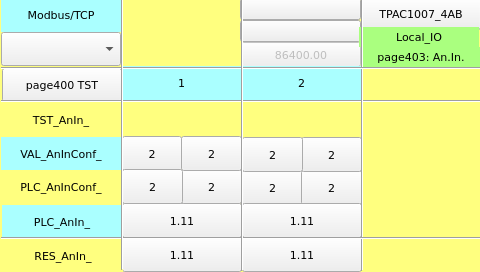
<?xml version="1.0" encoding="UTF-8"?>
<ui version="4.0">
 <class>page403</class>
 <widget class="QWidget" name="page403">
  <property name="geometry">
   <rect>
    <x>0</x>
    <y>0</y>
    <width>480</width>
    <height>272</height>
   </rect>
  </property>
  <property name="minimumSize">
   <size>
    <width>480</width>
    <height>272</height>
   </size>
  </property>
  <property name="maximumSize">
   <size>
    <width>480</width>
    <height>272</height>
   </size>
  </property>
  <property name="windowTitle">
   <string>page403</string>
  </property>
  <property name="styleSheet">
   <string notr="true">QWidget#page403
{
background-color: rgb(255, 255, 127);
}</string>
  </property>
  <widget class="ATCMbutton" name="atcmButton_5">
   <property name="geometry">
    <rect>
     <x>361</x>
     <y>-2</y>
     <width>120</width>
     <height>32</height>
    </rect>
   </property>
   <property name="font">
    <font>
     <family>DejaVu Sans</family>
     <pointsize>8</pointsize>
     <weight>50</weight>
     <bold>false</bold>
    </font>
   </property>
   <property name="toolTip">
    <string/>
   </property>
   <property name="whatsThis">
    <string>ATCMbutton widget</string>
   </property>
   <property name="pageName">
    <string>menu</string>
   </property>
   <property name="statusvar">
    <string/>
   </property>
   <property name="viewStatus">
    <bool>false</bool>
   </property>
   <property name="refresh">
    <number>200</number>
   </property>
   <property name="visibilityVar">
    <string/>
   </property>
   <property name="bgColor">
    <color>
     <red>85</red>
     <green>255</green>
     <blue>255</blue>
    </color>
   </property>
   <property name="borderColor">
    <color>
     <red>220</red>
     <green>220</green>
     <blue>220</blue>
    </color>
   </property>
   <property name="text">
    <string>TPAC1007_4AB</string>
   </property>
   <property name="pressText">
    <string>TPAC1007_4AB</string>
   </property>
   <property name="borderWidth">
    <number>2</number>
   </property>
   <property name="borderRadius">
    <number>0</number>
   </property>
   <property name="apparence">
    <enum>QFrame::Raised</enum>
   </property>
  </widget>
  <widget class="ATCMlabel" name="atcmLabel_VAL_AnInConf_1">
   <property name="geometry">
    <rect>
     <x>122</x>
     <y>136</y>
     <width>60</width>
     <height>35</height>
    </rect>
   </property>
   <property name="font">
    <font>
     <family>DejaVu Sans</family>
     <pointsize>8</pointsize>
    </font>
   </property>
   <property name="text">
    <string>2</string>
   </property>
   <property name="toolTip">
    <string>VAL_AnInConf_1</string>
   </property>
   <property name="whatsThis">
    <string>ATCMlabel widget</string>
   </property>
   <property name="variable">
    <string>VAL_AnInConf_1</string>
   </property>
   <property name="refresh">
    <number>500</number>
   </property>
   <property name="max">
    <string>0</string>
   </property>
   <property name="min">
    <string>0</string>
   </property>
   <property name="viewStatus">
    <bool>false</bool>
   </property>
   <property name="visibilityVar">
    <string>TST_AnIn_1</string>
   </property>
   <property name="bgColor">
    <color>
     <red>170</red>
     <green>255</green>
     <blue>255</blue>
    </color>
   </property>
   <property name="fontColor">
    <color>
     <red>0</red>
     <green>0</green>
     <blue>0</blue>
    </color>
   </property>
   <property name="borderWidth">
    <number>1</number>
   </property>
   <property name="borderRadius">
    <number>0</number>
   </property>
  </widget>
  <widget class="ATCMlabel" name="atcmLabel_PLC_AnIn_1">
   <property name="geometry">
    <rect>
     <x>122</x>
     <y>203</y>
     <width>120</width>
     <height>35</height>
    </rect>
   </property>
   <property name="font">
    <font>
     <family>DejaVu Sans</family>
     <pointsize>8</pointsize>
    </font>
   </property>
   <property name="text">
    <string>1.11</string>
   </property>
   <property name="toolTip">
    <string>PLC_AnIn_1</string>
   </property>
   <property name="whatsThis">
    <string>ATCMlabel widget</string>
   </property>
   <property name="variable">
    <string>PLC_AnIn_1</string>
   </property>
   <property name="refresh">
    <number>500</number>
   </property>
   <property name="max">
    <string>0</string>
   </property>
   <property name="min">
    <string>0</string>
   </property>
   <property name="viewStatus">
    <bool>false</bool>
   </property>
   <property name="visibilityVar">
    <string>TST_AnIn_1</string>
   </property>
   <property name="bgColor">
    <color>
     <red>170</red>
     <green>255</green>
     <blue>255</blue>
    </color>
   </property>
   <property name="fontColor">
    <color>
     <red>0</red>
     <green>0</green>
     <blue>0</blue>
    </color>
   </property>
   <property name="borderWidth">
    <number>1</number>
   </property>
   <property name="borderRadius">
    <number>0</number>
   </property>
  </widget>
  <widget class="ATCMlabel" name="atcmLabel_PLC_AnInConf_2">
   <property name="geometry">
    <rect>
     <x>242</x>
     <y>170</y>
     <width>61</width>
     <height>35</height>
    </rect>
   </property>
   <property name="font">
    <font>
     <family>DejaVu Sans</family>
     <pointsize>8</pointsize>
    </font>
   </property>
   <property name="text">
    <string>2</string>
   </property>
   <property name="toolTip">
    <string>PLC_AnInConf_2</string>
   </property>
   <property name="whatsThis">
    <string>ATCMlabel widget</string>
   </property>
   <property name="variable">
    <string>PLC_AnInConf_2</string>
   </property>
   <property name="refresh">
    <number>500</number>
   </property>
   <property name="max">
    <string>0</string>
   </property>
   <property name="min">
    <string>0</string>
   </property>
   <property name="viewStatus">
    <bool>false</bool>
   </property>
   <property name="visibilityVar">
    <string>TST_AnIn_2</string>
   </property>
   <property name="bgColor">
    <color>
     <red>255</red>
     <green>255</green>
     <blue>127</blue>
    </color>
   </property>
   <property name="fontColor">
    <color>
     <red>0</red>
     <green>0</green>
     <blue>0</blue>
    </color>
   </property>
   <property name="borderWidth">
    <number>1</number>
   </property>
   <property name="borderRadius">
    <number>0</number>
   </property>
  </widget>
  <widget class="ATCMlabel" name="atcmLabel_PLC_AnIn2Filter">
   <property name="geometry">
    <rect>
     <x>301</x>
     <y>170</y>
     <width>61</width>
     <height>35</height>
    </rect>
   </property>
   <property name="font">
    <font>
     <family>DejaVu Sans</family>
     <pointsize>8</pointsize>
    </font>
   </property>
   <property name="text">
    <string>2</string>
   </property>
   <property name="toolTip">
    <string>PLC_AnIn2Filter</string>
   </property>
   <property name="whatsThis">
    <string>ATCMlabel widget</string>
   </property>
   <property name="variable">
    <string>PLC_AnIn2Filter</string>
   </property>
   <property name="refresh">
    <number>500</number>
   </property>
   <property name="max">
    <string>0</string>
   </property>
   <property name="min">
    <string>0</string>
   </property>
   <property name="viewStatus">
    <bool>false</bool>
   </property>
   <property name="visibilityVar">
    <string>TST_AnIn_2</string>
   </property>
   <property name="bgColor">
    <color>
     <red>255</red>
     <green>255</green>
     <blue>127</blue>
    </color>
   </property>
   <property name="fontColor">
    <color>
     <red>0</red>
     <green>0</green>
     <blue>0</blue>
    </color>
   </property>
   <property name="borderWidth">
    <number>1</number>
   </property>
   <property name="borderRadius">
    <number>0</number>
   </property>
  </widget>
  <widget class="ATCMlabel" name="atcmLabel_PLC_AnIn1Filter">
   <property name="geometry">
    <rect>
     <x>181</x>
     <y>169</y>
     <width>61</width>
     <height>35</height>
    </rect>
   </property>
   <property name="font">
    <font>
     <family>DejaVu Sans</family>
     <pointsize>8</pointsize>
    </font>
   </property>
   <property name="text">
    <string>2</string>
   </property>
   <property name="toolTip">
    <string>PLC_AnIn1Filter</string>
   </property>
   <property name="whatsThis">
    <string>ATCMlabel widget</string>
   </property>
   <property name="variable">
    <string>PLC_AnIn1Filter</string>
   </property>
   <property name="refresh">
    <number>500</number>
   </property>
   <property name="max">
    <string>0</string>
   </property>
   <property name="min">
    <string>0</string>
   </property>
   <property name="viewStatus">
    <bool>false</bool>
   </property>
   <property name="visibilityVar">
    <string>TST_AnIn_1</string>
   </property>
   <property name="bgColor">
    <color>
     <red>255</red>
     <green>255</green>
     <blue>127</blue>
    </color>
   </property>
   <property name="fontColor">
    <color>
     <red>0</red>
     <green>0</green>
     <blue>0</blue>
    </color>
   </property>
   <property name="borderWidth">
    <number>1</number>
   </property>
   <property name="borderRadius">
    <number>0</number>
   </property>
  </widget>
  <widget class="QLabel" name="label_TST_AnIn_">
   <property name="geometry">
    <rect>
     <x>1</x>
     <y>103</y>
     <width>120</width>
     <height>33</height>
    </rect>
   </property>
   <property name="font">
    <font>
     <family>DejaVu Sans</family>
     <pointsize>8</pointsize>
    </font>
   </property>
   <property name="styleSheet">
    <string notr="true">background-color: rgb(255, 255, 127);</string>
   </property>
   <property name="text">
    <string>TST_AnIn_</string>
   </property>
   <property name="alignment">
    <set>Qt::AlignCenter</set>
   </property>
  </widget>
  <widget class="ATCMlabel" name="atcmLabel_PLC_time">
   <property name="enabled">
    <bool>false</bool>
   </property>
   <property name="geometry">
    <rect>
     <x>241</x>
     <y>42</y>
     <width>120</width>
     <height>25</height>
    </rect>
   </property>
   <property name="font">
    <font>
     <family>DejaVu Sans</family>
     <pointsize>8</pointsize>
    </font>
   </property>
   <property name="text">
    <string>86400.00</string>
   </property>
   <property name="toolTip">
    <string>PLC_time</string>
   </property>
   <property name="whatsThis">
    <string>ATCMlabel widget</string>
   </property>
   <property name="variable">
    <string>PLC_time</string>
   </property>
   <property name="refresh">
    <number>500</number>
   </property>
   <property name="max">
    <string>0</string>
   </property>
   <property name="min">
    <string>0</string>
   </property>
   <property name="viewStatus">
    <bool>false</bool>
   </property>
   <property name="visibilityVar">
    <string/>
   </property>
   <property name="bgColor">
    <color>
     <red>170</red>
     <green>255</green>
     <blue>127</blue>
    </color>
   </property>
   <property name="fontColor">
    <color>
     <red>0</red>
     <green>0</green>
     <blue>0</blue>
    </color>
   </property>
   <property name="borderWidth">
    <number>0</number>
   </property>
   <property name="borderRadius">
    <number>0</number>
   </property>
  </widget>
  <widget class="ATCMtime" name="atcmTime_2">
   <property name="geometry">
    <rect>
     <x>240</x>
     <y>20</y>
     <width>121</width>
     <height>22</height>
    </rect>
   </property>
   <property name="font">
    <font>
     <family>DejaVu Sans</family>
     <pointsize>8</pointsize>
    </font>
   </property>
   <property name="toolTip">
    <string>ATCM QTime</string>
   </property>
   <property name="whatsThis">
    <string>ATCMtime widget</string>
   </property>
   <property name="bgColor">
    <color>
     <red>170</red>
     <green>255</green>
     <blue>127</blue>
    </color>
   </property>
   <property name="borderWidth">
    <number>0</number>
   </property>
   <property name="borderRadius">
    <number>0</number>
   </property>
  </widget>
  <widget class="ATCMlabel" name="atcmLabel_RES_AnIn_1">
   <property name="geometry">
    <rect>
     <x>122</x>
     <y>237</y>
     <width>120</width>
     <height>35</height>
    </rect>
   </property>
   <property name="font">
    <font>
     <family>DejaVu Sans</family>
     <pointsize>8</pointsize>
    </font>
   </property>
   <property name="text">
    <string>1.11</string>
   </property>
   <property name="toolTip">
    <string>RES_AnIn_1</string>
   </property>
   <property name="whatsThis">
    <string>ATCMlabel widget</string>
   </property>
   <property name="variable">
    <string>RES_AnIn_1</string>
   </property>
   <property name="refresh">
    <number>500</number>
   </property>
   <property name="max">
    <string>0</string>
   </property>
   <property name="min">
    <string>0</string>
   </property>
   <property name="viewStatus">
    <bool>false</bool>
   </property>
   <property name="visibilityVar">
    <string>TST_AnIn_1</string>
   </property>
   <property name="bgColor">
    <color>
     <red>255</red>
     <green>255</green>
     <blue>127</blue>
    </color>
   </property>
   <property name="fontColor">
    <color>
     <red>0</red>
     <green>0</green>
     <blue>0</blue>
    </color>
   </property>
   <property name="borderWidth">
    <number>1</number>
   </property>
   <property name="borderRadius">
    <number>0</number>
   </property>
  </widget>
  <widget class="QLabel" name="label_PLC_AnIn_">
   <property name="geometry">
    <rect>
     <x>2</x>
     <y>205</y>
     <width>120</width>
     <height>33</height>
    </rect>
   </property>
   <property name="font">
    <font>
     <family>DejaVu Sans</family>
     <pointsize>8</pointsize>
    </font>
   </property>
   <property name="styleSheet">
    <string notr="true">background-color: rgb(170, 255, 255);</string>
   </property>
   <property name="text">
    <string>PLC_AnIn_</string>
   </property>
   <property name="alignment">
    <set>Qt::AlignCenter</set>
   </property>
  </widget>
  <widget class="QLabel" name="label_Start_3">
   <property name="geometry">
    <rect>
     <x>1</x>
     <y>-2</y>
     <width>120</width>
     <height>34</height>
    </rect>
   </property>
   <property name="font">
    <font>
     <family>DejaVu Sans</family>
     <pointsize>8</pointsize>
    </font>
   </property>
   <property name="styleSheet">
    <string notr="true">background-color: rgb(170, 255, 255);</string>
   </property>
   <property name="text">
    <string>Modbus/TCP</string>
   </property>
   <property name="alignment">
    <set>Qt::AlignCenter</set>
   </property>
  </widget>
  <widget class="Line" name="line_vt_2">
   <property name="geometry">
    <rect>
     <x>241</x>
     <y>-1</y>
     <width>3</width>
     <height>272</height>
    </rect>
   </property>
   <property name="font">
    <font>
     <family>DejaVu Sans</family>
     <pointsize>8</pointsize>
    </font>
   </property>
   <property name="orientation">
    <enum>Qt::Vertical</enum>
   </property>
  </widget>
  <widget class="Line" name="line_hr_3">
   <property name="geometry">
    <rect>
     <x>1</x>
     <y>237</y>
     <width>481</width>
     <height>3</height>
    </rect>
   </property>
   <property name="font">
    <font>
     <family>DejaVu Sans</family>
     <pointsize>8</pointsize>
    </font>
   </property>
   <property name="orientation">
    <enum>Qt::Horizontal</enum>
   </property>
  </widget>
  <widget class="ATCMlabel" name="atcmLabel_VAL_AnInFltr_2">
   <property name="geometry">
    <rect>
     <x>301</x>
     <y>137</y>
     <width>61</width>
     <height>35</height>
    </rect>
   </property>
   <property name="font">
    <font>
     <family>DejaVu Sans</family>
     <pointsize>8</pointsize>
    </font>
   </property>
   <property name="text">
    <string>2</string>
   </property>
   <property name="toolTip">
    <string>VAL_AnInFltr_2</string>
   </property>
   <property name="whatsThis">
    <string>ATCMlabel widget</string>
   </property>
   <property name="variable">
    <string>VAL_AnInFltr_2</string>
   </property>
   <property name="refresh">
    <number>500</number>
   </property>
   <property name="max">
    <string>0</string>
   </property>
   <property name="min">
    <string>0</string>
   </property>
   <property name="viewStatus">
    <bool>false</bool>
   </property>
   <property name="visibilityVar">
    <string>TST_AnIn_2</string>
   </property>
   <property name="bgColor">
    <color>
     <red>170</red>
     <green>255</green>
     <blue>255</blue>
    </color>
   </property>
   <property name="fontColor">
    <color>
     <red>0</red>
     <green>0</green>
     <blue>0</blue>
    </color>
   </property>
   <property name="borderWidth">
    <number>1</number>
   </property>
   <property name="borderRadius">
    <number>0</number>
   </property>
  </widget>
  <widget class="ATCMlabel" name="atcmLabel_VAL_AnInFltr_1">
   <property name="geometry">
    <rect>
     <x>181</x>
     <y>136</y>
     <width>61</width>
     <height>35</height>
    </rect>
   </property>
   <property name="font">
    <font>
     <family>DejaVu Sans</family>
     <pointsize>8</pointsize>
    </font>
   </property>
   <property name="text">
    <string>2</string>
   </property>
   <property name="toolTip">
    <string>VAL_AnInFltr_1</string>
   </property>
   <property name="whatsThis">
    <string>ATCMlabel widget</string>
   </property>
   <property name="variable">
    <string>VAL_AnInFltr_1</string>
   </property>
   <property name="refresh">
    <number>500</number>
   </property>
   <property name="max">
    <string>0</string>
   </property>
   <property name="min">
    <string>0</string>
   </property>
   <property name="viewStatus">
    <bool>false</bool>
   </property>
   <property name="visibilityVar">
    <string>TST_AnIn_1</string>
   </property>
   <property name="bgColor">
    <color>
     <red>170</red>
     <green>255</green>
     <blue>255</blue>
    </color>
   </property>
   <property name="fontColor">
    <color>
     <red>0</red>
     <green>0</green>
     <blue>0</blue>
    </color>
   </property>
   <property name="borderWidth">
    <number>1</number>
   </property>
   <property name="borderRadius">
    <number>0</number>
   </property>
  </widget>
  <widget class="QLabel" name="label_Page">
   <property name="geometry">
    <rect>
     <x>361</x>
     <y>47</y>
     <width>120</width>
     <height>20</height>
    </rect>
   </property>
   <property name="font">
    <font>
     <family>DejaVu Sans</family>
     <pointsize>8</pointsize>
    </font>
   </property>
   <property name="styleSheet">
    <string notr="true">background-color: rgb(170, 255, 127);</string>
   </property>
   <property name="text">
    <string>page403: An.In.</string>
   </property>
   <property name="alignment">
    <set>Qt::AlignCenter</set>
   </property>
  </widget>
  <widget class="Line" name="line_hr_2">
   <property name="geometry">
    <rect>
     <x>1</x>
     <y>100</y>
     <width>481</width>
     <height>3</height>
    </rect>
   </property>
   <property name="font">
    <font>
     <family>DejaVu Sans</family>
     <pointsize>8</pointsize>
    </font>
   </property>
   <property name="orientation">
    <enum>Qt::Horizontal</enum>
   </property>
  </widget>
  <widget class="ATCMlabel" name="atcmLabel_VAL_AnInConf_2">
   <property name="geometry">
    <rect>
     <x>242</x>
     <y>137</y>
     <width>61</width>
     <height>35</height>
    </rect>
   </property>
   <property name="font">
    <font>
     <family>DejaVu Sans</family>
     <pointsize>8</pointsize>
    </font>
   </property>
   <property name="text">
    <string>2</string>
   </property>
   <property name="toolTip">
    <string>VAL_AnInConf_2</string>
   </property>
   <property name="whatsThis">
    <string>ATCMlabel widget</string>
   </property>
   <property name="variable">
    <string>VAL_AnInConf_2</string>
   </property>
   <property name="refresh">
    <number>500</number>
   </property>
   <property name="max">
    <string>0</string>
   </property>
   <property name="min">
    <string>0</string>
   </property>
   <property name="viewStatus">
    <bool>false</bool>
   </property>
   <property name="visibilityVar">
    <string>TST_AnIn_2</string>
   </property>
   <property name="bgColor">
    <color>
     <red>170</red>
     <green>255</green>
     <blue>255</blue>
    </color>
   </property>
   <property name="fontColor">
    <color>
     <red>0</red>
     <green>0</green>
     <blue>0</blue>
    </color>
   </property>
   <property name="borderWidth">
    <number>1</number>
   </property>
   <property name="borderRadius">
    <number>0</number>
   </property>
  </widget>
  <widget class="ATCMcombobox" name="atcmComboBox">
   <property name="geometry">
    <rect>
     <x>1</x>
     <y>32</y>
     <width>120</width>
     <height>34</height>
    </rect>
   </property>
   <property name="font">
    <font>
     <family>DejaVu Sans</family>
     <pointsize>8</pointsize>
    </font>
   </property>
   <property name="toolTip">
    <string>TEST_COMMAND</string>
   </property>
   <property name="whatsThis">
    <string>ATCMcombobox widget</string>
   </property>
   <property name="variable">
    <string>TEST_COMMAND</string>
   </property>
   <property name="refresh">
    <number>500</number>
   </property>
   <property name="viewStatus">
    <bool>false</bool>
   </property>
   <property name="writeAcknowledge">
    <bool>false</bool>
   </property>
   <property name="visibilityVar">
    <string/>
   </property>
   <property name="bgColor">
    <color>
     <red>170</red>
     <green>255</green>
     <blue>127</blue>
    </color>
   </property>
   <property name="borderWidth">
    <number>0</number>
   </property>
   <property name="borderRadius">
    <number>0</number>
   </property>
   <property name="mapping">
    <string>0;LOCAL;216;REMOTE;42;DONE</string>
   </property>
  </widget>
  <widget class="ATCManimation" name="atcmAnimation_TEST_STATUS">
   <property name="geometry">
    <rect>
     <x>122</x>
     <y>-1</y>
     <width>120</width>
     <height>68</height>
    </rect>
   </property>
   <property name="toolTip">
    <string>TEST_STATUS</string>
   </property>
   <property name="whatsThis">
    <string>ATCManimation widget</string>
   </property>
   <property name="mapping">
    <string>0;:/icons/my_img/local.png;216;:/icons/my_img/remote.png;42;:/icons/my_img/done.png</string>
   </property>
   <property name="variable">
    <string>TEST_STATUS</string>
   </property>
   <property name="refresh">
    <number>500</number>
   </property>
   <property name="viewStatus">
    <bool>false</bool>
   </property>
   <property name="visibilityVar">
    <string/>
   </property>
  </widget>
  <widget class="QLabel" name="label_AnIn_2">
   <property name="geometry">
    <rect>
     <x>241</x>
     <y>66</y>
     <width>121</width>
     <height>34</height>
    </rect>
   </property>
   <property name="font">
    <font>
     <family>DejaVu Sans</family>
     <pointsize>8</pointsize>
    </font>
   </property>
   <property name="styleSheet">
    <string notr="true">background-color: rgb(170, 255, 255);</string>
   </property>
   <property name="text">
    <string>2</string>
   </property>
   <property name="alignment">
    <set>Qt::AlignCenter</set>
   </property>
  </widget>
  <widget class="QLabel" name="label_VAL_AnInConf_">
   <property name="geometry">
    <rect>
     <x>1</x>
     <y>137</y>
     <width>120</width>
     <height>33</height>
    </rect>
   </property>
   <property name="font">
    <font>
     <family>DejaVu Sans</family>
     <pointsize>8</pointsize>
    </font>
   </property>
   <property name="styleSheet">
    <string notr="true">background-color: rgb(170, 255, 255);</string>
   </property>
   <property name="text">
    <string>VAL_AnInConf_</string>
   </property>
   <property name="alignment">
    <set>Qt::AlignCenter</set>
   </property>
  </widget>
  <widget class="QLabel" name="label_PLC_AnInConf_">
   <property name="geometry">
    <rect>
     <x>1</x>
     <y>170</y>
     <width>120</width>
     <height>33</height>
    </rect>
   </property>
   <property name="font">
    <font>
     <family>DejaVu Sans</family>
     <pointsize>8</pointsize>
    </font>
   </property>
   <property name="styleSheet">
    <string notr="true">background-color: rgb(255, 255, 127);</string>
   </property>
   <property name="text">
    <string>PLC_AnInConf_</string>
   </property>
   <property name="alignment">
    <set>Qt::AlignCenter</set>
   </property>
  </widget>
  <widget class="Line" name="line_vt_4">
   <property name="geometry">
    <rect>
     <x>361</x>
     <y>-1</y>
     <width>3</width>
     <height>272</height>
    </rect>
   </property>
   <property name="font">
    <font>
     <family>DejaVu Sans</family>
     <pointsize>8</pointsize>
    </font>
   </property>
   <property name="orientation">
    <enum>Qt::Vertical</enum>
   </property>
  </widget>
  <widget class="ATCMdate" name="atcmDate">
   <property name="geometry">
    <rect>
     <x>240</x>
     <y>-2</y>
     <width>121</width>
     <height>22</height>
    </rect>
   </property>
   <property name="font">
    <font>
     <family>DejaVu Sans</family>
     <pointsize>8</pointsize>
    </font>
   </property>
   <property name="toolTip">
    <string>ATCM QDate</string>
   </property>
   <property name="whatsThis">
    <string>ATCMdate widget</string>
   </property>
   <property name="bgColor">
    <color>
     <red>170</red>
     <green>255</green>
     <blue>127</blue>
    </color>
   </property>
   <property name="borderWidth">
    <number>0</number>
   </property>
   <property name="borderRadius">
    <number>0</number>
   </property>
   <property name="format">
    <enum>ATCMdate::YYYY_MM_DD</enum>
   </property>
  </widget>
  <widget class="QLabel" name="label_RES_AnIn_">
   <property name="geometry">
    <rect>
     <x>3</x>
     <y>239</y>
     <width>120</width>
     <height>33</height>
    </rect>
   </property>
   <property name="font">
    <font>
     <family>DejaVu Sans</family>
     <pointsize>8</pointsize>
    </font>
   </property>
   <property name="styleSheet">
    <string notr="true">background-color: rgb(255, 255, 127);</string>
   </property>
   <property name="text">
    <string>RES_AnIn_</string>
   </property>
   <property name="alignment">
    <set>Qt::AlignCenter</set>
   </property>
  </widget>
  <widget class="Line" name="line_vt_1">
   <property name="geometry">
    <rect>
     <x>121</x>
     <y>-2</y>
     <width>3</width>
     <height>272</height>
    </rect>
   </property>
   <property name="font">
    <font>
     <family>DejaVu Sans</family>
     <pointsize>8</pointsize>
    </font>
   </property>
   <property name="orientation">
    <enum>Qt::Vertical</enum>
   </property>
  </widget>
  <widget class="ATCMlabel" name="atcmLabel_PLC_AnInConf_1">
   <property name="geometry">
    <rect>
     <x>122</x>
     <y>169</y>
     <width>61</width>
     <height>35</height>
    </rect>
   </property>
   <property name="font">
    <font>
     <family>DejaVu Sans</family>
     <pointsize>8</pointsize>
    </font>
   </property>
   <property name="text">
    <string>2</string>
   </property>
   <property name="toolTip">
    <string>PLC_AnInConf_1</string>
   </property>
   <property name="whatsThis">
    <string>ATCMlabel widget</string>
   </property>
   <property name="variable">
    <string>PLC_AnInConf_1</string>
   </property>
   <property name="refresh">
    <number>500</number>
   </property>
   <property name="max">
    <string>0</string>
   </property>
   <property name="min">
    <string>0</string>
   </property>
   <property name="viewStatus">
    <bool>false</bool>
   </property>
   <property name="visibilityVar">
    <string>TST_AnIn_1</string>
   </property>
   <property name="bgColor">
    <color>
     <red>255</red>
     <green>255</green>
     <blue>127</blue>
    </color>
   </property>
   <property name="fontColor">
    <color>
     <red>0</red>
     <green>0</green>
     <blue>0</blue>
    </color>
   </property>
   <property name="borderWidth">
    <number>1</number>
   </property>
   <property name="borderRadius">
    <number>0</number>
   </property>
  </widget>
  <widget class="ATCMbutton" name="atcmButton_page402_2">
   <property name="geometry">
    <rect>
     <x>2</x>
     <y>68</y>
     <width>120</width>
     <height>34</height>
    </rect>
   </property>
   <property name="font">
    <font>
     <family>DejaVu Sans</family>
     <pointsize>8</pointsize>
    </font>
   </property>
   <property name="toolTip">
    <string/>
   </property>
   <property name="whatsThis">
    <string>ATCMbutton widget</string>
   </property>
   <property name="pageName">
    <string>page400</string>
   </property>
   <property name="statusvar">
    <string/>
   </property>
   <property name="viewStatus">
    <bool>false</bool>
   </property>
   <property name="visibilityVar">
    <string/>
   </property>
   <property name="bgColor">
    <color>
     <red>170</red>
     <green>255</green>
     <blue>255</blue>
    </color>
   </property>
   <property name="text">
    <string>page400 TST</string>
   </property>
   <property name="pressText">
    <string>page400 TST</string>
   </property>
   <property name="borderWidth">
    <number>0</number>
   </property>
   <property name="borderRadius">
    <number>0</number>
   </property>
   <property name="apparence">
    <enum>QFrame::Raised</enum>
   </property>
  </widget>
  <widget class="QLabel" name="label_18">
   <property name="geometry">
    <rect>
     <x>359</x>
     <y>27</y>
     <width>120</width>
     <height>20</height>
    </rect>
   </property>
   <property name="font">
    <font>
     <family>DejaVu Sans</family>
     <pointsize>8</pointsize>
    </font>
   </property>
   <property name="styleSheet">
    <string notr="true">background-color: rgb(170, 255, 127);</string>
   </property>
   <property name="text">
    <string>Local_IO</string>
   </property>
   <property name="alignment">
    <set>Qt::AlignCenter</set>
   </property>
  </widget>
  <widget class="Line" name="line_hr_1">
   <property name="geometry">
    <rect>
     <x>1</x>
     <y>67</y>
     <width>481</width>
     <height>3</height>
    </rect>
   </property>
   <property name="font">
    <font>
     <family>DejaVu Sans</family>
     <pointsize>8</pointsize>
    </font>
   </property>
   <property name="orientation">
    <enum>Qt::Horizontal</enum>
   </property>
  </widget>
  <widget class="ATCMled" name="atcmLed_TST_AnIn_1">
   <property name="geometry">
    <rect>
     <x>122</x>
     <y>101</y>
     <width>121</width>
     <height>34</height>
    </rect>
   </property>
   <property name="toolTip">
    <string>TST_AnIn_1</string>
   </property>
   <property name="whatsThis">
    <string>ATCMled widget</string>
   </property>
   <property name="variable">
    <string>TST_AnIn_1</string>
   </property>
   <property name="refresh">
    <number>500</number>
   </property>
   <property name="viewStatus">
    <bool>false</bool>
   </property>
   <property name="visibilityVar">
    <string/>
   </property>
   <property name="onIcon">
    <iconset>
     <normaloff>:/on.png</normaloff>:/on.png</iconset>
   </property>
   <property name="offIcon">
    <iconset>
     <normaloff>:/off.png</normaloff>:/off.png</iconset>
   </property>
  </widget>
  <widget class="ATCMlabel" name="atcmLabel_RES_AnIn_2">
   <property name="geometry">
    <rect>
     <x>242</x>
     <y>237</y>
     <width>120</width>
     <height>35</height>
    </rect>
   </property>
   <property name="font">
    <font>
     <family>DejaVu Sans</family>
     <pointsize>8</pointsize>
    </font>
   </property>
   <property name="text">
    <string>1.11</string>
   </property>
   <property name="toolTip">
    <string>RES_AnIn_2</string>
   </property>
   <property name="whatsThis">
    <string>ATCMlabel widget</string>
   </property>
   <property name="variable">
    <string>RES_AnIn_2</string>
   </property>
   <property name="refresh">
    <number>500</number>
   </property>
   <property name="max">
    <string>0</string>
   </property>
   <property name="min">
    <string>0</string>
   </property>
   <property name="viewStatus">
    <bool>false</bool>
   </property>
   <property name="visibilityVar">
    <string>TST_AnIn_2</string>
   </property>
   <property name="bgColor">
    <color>
     <red>255</red>
     <green>255</green>
     <blue>127</blue>
    </color>
   </property>
   <property name="fontColor">
    <color>
     <red>0</red>
     <green>0</green>
     <blue>0</blue>
    </color>
   </property>
   <property name="borderWidth">
    <number>1</number>
   </property>
   <property name="borderRadius">
    <number>0</number>
   </property>
  </widget>
  <widget class="QLabel" name="label_AnIn_1">
   <property name="geometry">
    <rect>
     <x>121</x>
     <y>66</y>
     <width>121</width>
     <height>34</height>
    </rect>
   </property>
   <property name="font">
    <font>
     <family>DejaVu Sans</family>
     <pointsize>8</pointsize>
    </font>
   </property>
   <property name="styleSheet">
    <string notr="true">background-color: rgb(170, 255, 255);</string>
   </property>
   <property name="text">
    <string>1</string>
   </property>
   <property name="alignment">
    <set>Qt::AlignCenter</set>
   </property>
  </widget>
  <widget class="ATCMled" name="atcmLed_TST_AnIn_2">
   <property name="geometry">
    <rect>
     <x>241</x>
     <y>101</y>
     <width>121</width>
     <height>34</height>
    </rect>
   </property>
   <property name="toolTip">
    <string>TST_AnIn_2</string>
   </property>
   <property name="whatsThis">
    <string>ATCMled widget</string>
   </property>
   <property name="variable">
    <string>TST_AnIn_2</string>
   </property>
   <property name="refresh">
    <number>500</number>
   </property>
   <property name="viewStatus">
    <bool>false</bool>
   </property>
   <property name="visibilityVar">
    <string/>
   </property>
   <property name="onIcon">
    <iconset>
     <normaloff>:/on.png</normaloff>:/on.png</iconset>
   </property>
   <property name="offIcon">
    <iconset>
     <normaloff>:/off.png</normaloff>:/off.png</iconset>
   </property>
  </widget>
  <widget class="ATCMlabel" name="atcmLabel_PLC_AnIn_2">
   <property name="geometry">
    <rect>
     <x>242</x>
     <y>203</y>
     <width>120</width>
     <height>35</height>
    </rect>
   </property>
   <property name="font">
    <font>
     <family>DejaVu Sans</family>
     <pointsize>8</pointsize>
    </font>
   </property>
   <property name="text">
    <string>1.11</string>
   </property>
   <property name="toolTip">
    <string>PLC_AnIn_2</string>
   </property>
   <property name="whatsThis">
    <string>ATCMlabel widget</string>
   </property>
   <property name="variable">
    <string>PLC_AnIn_2</string>
   </property>
   <property name="refresh">
    <number>500</number>
   </property>
   <property name="max">
    <string>0</string>
   </property>
   <property name="min">
    <string>0</string>
   </property>
   <property name="viewStatus">
    <bool>false</bool>
   </property>
   <property name="visibilityVar">
    <string>TST_AnIn_2</string>
   </property>
   <property name="bgColor">
    <color>
     <red>170</red>
     <green>255</green>
     <blue>255</blue>
    </color>
   </property>
   <property name="fontColor">
    <color>
     <red>0</red>
     <green>0</green>
     <blue>0</blue>
    </color>
   </property>
   <property name="borderWidth">
    <number>1</number>
   </property>
   <property name="borderRadius">
    <number>0</number>
   </property>
  </widget>
  <zorder>atcmButton_5</zorder>
  <zorder>atcmLabel_VAL_AnInConf_1</zorder>
  <zorder>atcmLabel_PLC_AnIn_1</zorder>
  <zorder>atcmLabel_PLC_AnInConf_2</zorder>
  <zorder>atcmLabel_PLC_AnIn2Filter</zorder>
  <zorder>atcmLabel_PLC_AnIn1Filter</zorder>
  <zorder>label_TST_AnIn_</zorder>
  <zorder>atcmLabel_PLC_time</zorder>
  <zorder>atcmTime_2</zorder>
  <zorder>atcmLabel_RES_AnIn_1</zorder>
  <zorder>label_PLC_AnIn_</zorder>
  <zorder>label_Start_3</zorder>
  <zorder>atcmLabel_VAL_AnInFltr_2</zorder>
  <zorder>atcmLabel_VAL_AnInFltr_1</zorder>
  <zorder>label_Page</zorder>
  <zorder>atcmLabel_VAL_AnInConf_2</zorder>
  <zorder>atcmComboBox</zorder>
  <zorder>atcmAnimation_TEST_STATUS</zorder>
  <zorder>label_AnIn_2</zorder>
  <zorder>label_VAL_AnInConf_</zorder>
  <zorder>label_PLC_AnInConf_</zorder>
  <zorder>atcmDate</zorder>
  <zorder>label_RES_AnIn_</zorder>
  <zorder>atcmLabel_PLC_AnInConf_1</zorder>
  <zorder>atcmButton_page402_2</zorder>
  <zorder>label_18</zorder>
  <zorder>atcmLed_TST_AnIn_1</zorder>
  <zorder>atcmLabel_RES_AnIn_2</zorder>
  <zorder>label_AnIn_1</zorder>
  <zorder>atcmLed_TST_AnIn_2</zorder>
  <zorder>atcmLabel_PLC_AnIn_2</zorder>
  <zorder>line_hr_2</zorder>
  <zorder>line_vt_4</zorder>
  <zorder>line_hr_1</zorder>
  <zorder>line_hr_3</zorder>
  <zorder>line_vt_1</zorder>
  <zorder>line_vt_2</zorder>
 </widget>
 <customwidgets>
  <customwidget>
   <class>ATCManimation</class>
   <extends>QLabel</extends>
   <header>atcmplugin.h</header>
  </customwidget>
  <customwidget>
   <class>ATCMbutton</class>
   <extends>QPushButton</extends>
   <header>atcmplugin.h</header>
  </customwidget>
  <customwidget>
   <class>ATCMcombobox</class>
   <extends>QComboBox</extends>
   <header>atcmplugin.h</header>
  </customwidget>
  <customwidget>
   <class>ATCMdate</class>
   <extends>QPushButton</extends>
   <header>atcmplugin.h</header>
  </customwidget>
  <customwidget>
   <class>ATCMlabel</class>
   <extends>QPushButton</extends>
   <header>atcmplugin.h</header>
  </customwidget>
  <customwidget>
   <class>ATCMled</class>
   <extends>QLabel</extends>
   <header>atcmplugin.h</header>
  </customwidget>
  <customwidget>
   <class>ATCMtime</class>
   <extends>QPushButton</extends>
   <header>atcmplugin.h</header>
  </customwidget>
 </customwidgets>
 <resources/>
 <connections>
  <connection>
   <sender>atcmButton_5</sender>
   <signal>newPage(const char*,bool)</signal>
   <receiver>page403</receiver>
   <slot>goto_page(const char*,bool)</slot>
   <hints>
    <hint type="sourcelabel">
     <x>20</x>
     <y>20</y>
    </hint>
    <hint type="destinationlabel">
     <x>20</x>
     <y>20</y>
    </hint>
   </hints>
  </connection>
  <connection>
   <sender>atcmButton_page402_2</sender>
   <signal>newPage(const char*,bool)</signal>
   <receiver>page403</receiver>
   <slot>goto_page(const char*,bool)</slot>
   <hints>
    <hint type="sourcelabel">
     <x>20</x>
     <y>20</y>
    </hint>
    <hint type="destinationlabel">
     <x>20</x>
     <y>20</y>
    </hint>
   </hints>
  </connection>
 </connections>
 <slots>
  <slot>goto_page(const char*,bool)</slot>
 </slots>
</ui>
